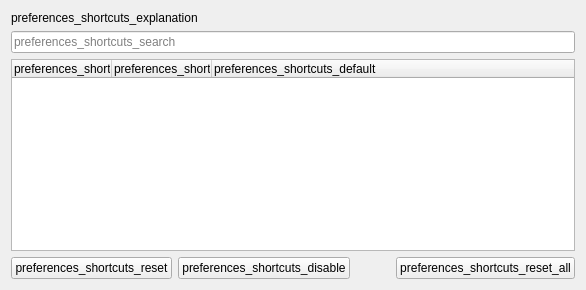
     <widget class="QWidget" name="shortcutsTab">
      <attribute name="title">
       <string>preferences_shortcuts</string>
      </attribute>
      <layout class="QVBoxLayout" name="shortcutsLayout">
       <item>
        <widget class="QLabel" name="shortcuts_explanation">
         <property name="text">
          <string>preferences_shortcuts_explanation</string>
         </property>
         <property name="wordWrap">
          <bool>true</bool>
         </property>
        </widget>
       </item>
       <item>
        <widget class="QLineEdit" name="shortcuts_search">
         <property name="placeholderText">
          <string>preferences_shortcuts_search</string>
         </property>
         <property name="clearButtonEnabled">
          <bool>true</bool>
         </property>
        </widget>
       </item>
       <item>
        <widget class="QTreeWidget" name="shortcuts_tree">
         <property name="contextMenuPolicy">
          <enum>Qt::ContextMenuPolicy::CustomContextMenu</enum>
         </property>
         <property name="alternatingRowColors">
          <bool>true</bool>
         </property>
         <property name="uniformRowHeights">
          <bool>true</bool>
         </property>
         <column>
          <property name="text">
           <string>preferences_shortcuts_action</string>
          </property>
         </column>
         <column>
          <property name="text">
           <string>preferences_shortcuts_shortcut</string>
          </property>
         </column>
         <column>
          <property name="text">
           <string>preferences_shortcuts_default</string>
          </property>
         </column>
        </widget>
       </item>
       <item>
        <layout class="QHBoxLayout" name="shortcutsButtons">
         <item>
          <widget class="QPushButton" name="shortcuts_reset">
           <property name="text">
            <string>preferences_shortcuts_reset</string>
           </property>
           <property name="autoDefault">
            <bool>false</bool>
           </property>
          </widget>
         </item>
         <item>
          <widget class="QPushButton" name="shortcuts_disable">
           <property name="text">
            <string>preferences_shortcuts_disable</string>
           </property>
           <property name="autoDefault">
            <bool>false</bool>
           </property>
          </widget>
         </item>
         <item>
          <spacer name="shortcutsSpacer">
           <property name="orientation">
            <enum>Qt::Orientation::Horizontal</enum>
           </property>
           <property name="sizeHint" stdset="0">
            <size>
             <width>40</width>
             <height>20</height>
            </size>
           </property>
          </spacer>
         </item>
         <item>
          <widget class="QPushButton" name="shortcuts_reset_all">
           <property name="text">
            <string>preferences_shortcuts_reset_all</string>
           </property>
           <property name="autoDefault">
            <bool>false</bool>
           </property>
          </widget>
         </item>
        </layout>
       </item>
      </layout>
     </widget>
